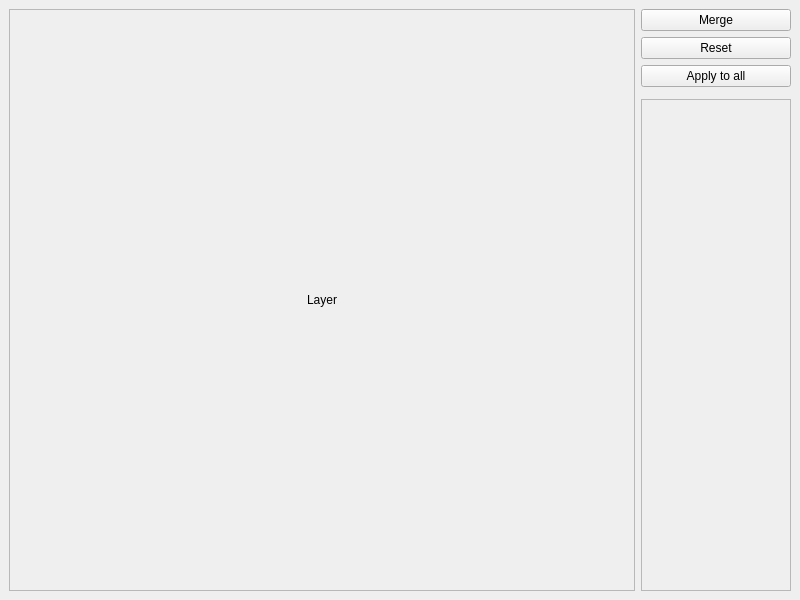
<?xml version="1.0" encoding="UTF-8"?>
<ui version="4.0">
 <class>EditorWindow</class>
 <widget class="QMainWindow" name="EditorWindow">
  <property name="geometry">
   <rect>
    <x>0</x>
    <y>0</y>
    <width>800</width>
    <height>600</height>
   </rect>
  </property>
  <property name="windowTitle">
   <string>Cluster Editor</string>
  </property>
  <widget class="QWidget" name="centralwidget">
   <layout class="QGridLayout" name="gridLayout_2">
    <item row="4" column="1">
     <widget class="QScrollArea" name="scrollAreaLayers">
      <property name="sizePolicy">
       <sizepolicy hsizetype="Minimum" vsizetype="Expanding">
        <horstretch>0</horstretch>
        <verstretch>0</verstretch>
       </sizepolicy>
      </property>
      <property name="minimumSize">
       <size>
        <width>150</width>
        <height>0</height>
       </size>
      </property>
      <property name="horizontalScrollBarPolicy">
       <enum>Qt::ScrollBarAlwaysOff</enum>
      </property>
      <property name="widgetResizable">
       <bool>true</bool>
      </property>
      <widget class="QWidget" name="scrollAreaLayersContents">
       <property name="geometry">
        <rect>
         <x>0</x>
         <y>0</y>
         <width>148</width>
         <height>484</height>
        </rect>
       </property>
       <layout class="QVBoxLayout" name="verticalLayout"/>
      </widget>
     </widget>
    </item>
    <item row="2" column="1">
     <widget class="QPushButton" name="applyButton">
      <property name="text">
       <string>Apply to all</string>
      </property>
     </widget>
    </item>
    <item row="0" column="1">
     <widget class="QPushButton" name="mergeButton">
      <property name="text">
       <string>Merge</string>
      </property>
     </widget>
    </item>
    <item row="1" column="1">
     <widget class="QPushButton" name="resetButton">
      <property name="text">
       <string>Reset</string>
      </property>
     </widget>
    </item>
    <item row="0" column="0" rowspan="5">
     <widget class="QFrame" name="imageFrame">
      <property name="sizePolicy">
       <sizepolicy hsizetype="Expanding" vsizetype="Preferred">
        <horstretch>0</horstretch>
        <verstretch>0</verstretch>
       </sizepolicy>
      </property>
      <property name="frameShape">
       <enum>QFrame::StyledPanel</enum>
      </property>
      <property name="frameShadow">
       <enum>QFrame::Raised</enum>
      </property>
      <layout class="QGridLayout" name="gridLayout">
       <item row="0" column="0">
        <widget class="QLabel" name="imageLabel">
         <property name="minimumSize">
          <size>
           <width>300</width>
           <height>300</height>
          </size>
         </property>
         <property name="text">
          <string>Layer</string>
         </property>
         <property name="alignment">
          <set>Qt::AlignCenter</set>
         </property>
        </widget>
       </item>
      </layout>
     </widget>
    </item>
   </layout>
  </widget>
 </widget>
 <resources/>
 <connections/>
</ui>
